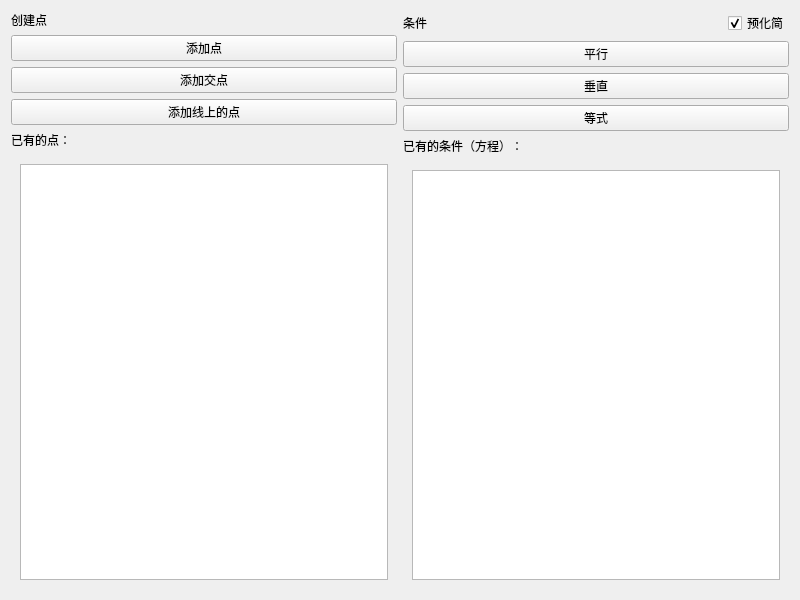
<?xml version="1.0" encoding="UTF-8"?>
<ui version="4.0">
 <class>Add</class>
 <widget class="QWidget" name="Add">
  <property name="geometry">
   <rect>
    <x>0</x>
    <y>0</y>
    <width>800</width>
    <height>600</height>
   </rect>
  </property>
  <property name="windowTitle">
   <string>Form</string>
  </property>
  <layout class="QGridLayout" name="gridLayout_5">
   <item row="0" column="0">
    <layout class="QGridLayout" name="gridLayout_2">
     <item row="2" column="0">
      <widget class="PushButton" name="PushButton_intersection">
       <property name="text">
        <string>添加交点</string>
       </property>
      </widget>
     </item>
     <item row="3" column="0">
      <widget class="PushButton" name="PushButton_point_on_line">
       <property name="text">
        <string>添加线上的点</string>
       </property>
      </widget>
     </item>
     <item row="1" column="0">
      <widget class="PushButton" name="PushButton_point">
       <property name="text">
        <string>添加点</string>
       </property>
      </widget>
     </item>
     <item row="5" column="0">
      <widget class="CardWidget" name="CardWidget">
       <layout class="QGridLayout" name="gridLayout">
        <item row="0" column="0">
         <widget class="TableWidget" name="ListWidget_points"/>
        </item>
       </layout>
      </widget>
     </item>
     <item row="0" column="0">
      <widget class="TitleLabel" name="TitleLabel">
       <property name="text">
        <string>创建点</string>
       </property>
      </widget>
     </item>
     <item row="4" column="0">
      <widget class="SubtitleLabel" name="SubtitleLabel">
       <property name="text">
        <string>已有的点：</string>
       </property>
      </widget>
     </item>
    </layout>
   </item>
   <item row="0" column="1">
    <layout class="QGridLayout" name="gridLayout_4">
     <item row="0" column="0">
      <widget class="TitleLabel" name="TitleLabel_2">
       <property name="text">
        <string>条件</string>
       </property>
      </widget>
     </item>
     <item row="0" column="1">
      <spacer name="horizontalSpacer">
       <property name="orientation">
        <enum>Qt::Horizontal</enum>
       </property>
       <property name="sizeHint" stdset="0">
        <size>
         <width>40</width>
         <height>20</height>
        </size>
       </property>
      </spacer>
     </item>
     <item row="1" column="0" colspan="3">
      <widget class="PushButton" name="PushButton_parallel">
       <property name="text">
        <string>平行</string>
       </property>
      </widget>
     </item>
     <item row="2" column="0" colspan="3">
      <widget class="PushButton" name="PushButton_vertical">
       <property name="text">
        <string>垂直</string>
       </property>
      </widget>
     </item>
     <item row="3" column="0" colspan="3">
      <widget class="PushButton" name="PushButton_eq">
       <property name="text">
        <string>等式</string>
       </property>
      </widget>
     </item>
     <item row="4" column="0" colspan="3">
      <widget class="SubtitleLabel" name="SubtitleLabel_2">
       <property name="text">
        <string>已有的条件（方程）：</string>
       </property>
      </widget>
     </item>
     <item row="5" column="0" colspan="3">
      <widget class="CardWidget" name="CardWidget_2">
       <layout class="QGridLayout" name="gridLayout_3">
        <item row="0" column="0">
         <widget class="TableWidget" name="ListWidget_conditions"/>
        </item>
       </layout>
      </widget>
     </item>
     <item row="0" column="2">
      <widget class="CheckBox" name="CheckBox_pre_simplify">
       <property name="text">
        <string>预化简</string>
       </property>
       <property name="checked">
        <bool>true</bool>
       </property>
      </widget>
     </item>
    </layout>
   </item>
  </layout>
 </widget>
 <customwidgets>
  <customwidget>
   <class>CheckBox</class>
   <extends>QCheckBox</extends>
   <header>qfluentwidgets</header>
  </customwidget>
  <customwidget>
   <class>PushButton</class>
   <extends>QPushButton</extends>
   <header>qfluentwidgets</header>
  </customwidget>
  <customwidget>
   <class>CardWidget</class>
   <extends>QFrame</extends>
   <header>qfluentwidgets</header>
   <container>1</container>
  </customwidget>
  <customwidget>
   <class>SubtitleLabel</class>
   <extends>QLabel</extends>
   <header>qfluentwidgets</header>
  </customwidget>
  <customwidget>
   <class>TitleLabel</class>
   <extends>QLabel</extends>
   <header>qfluentwidgets</header>
  </customwidget>
  <customwidget>
   <class>TableWidget</class>
   <extends>QTableWidget</extends>
   <header>qfluentwidgets</header>
  </customwidget>
 </customwidgets>
 <resources/>
 <connections/>
</ui>
